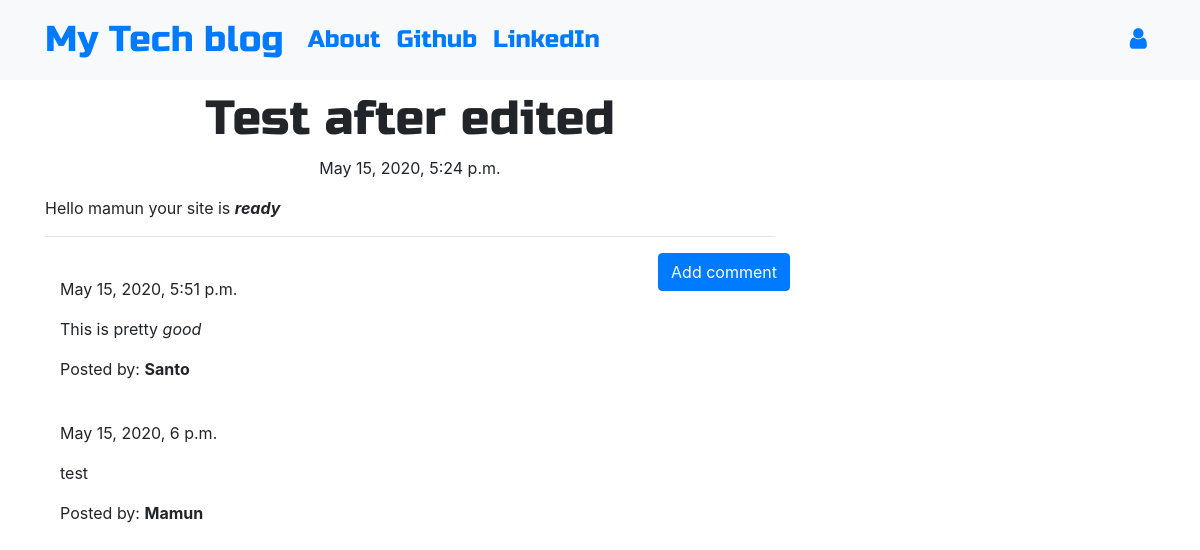
The app's page /post/4 with its own data.
### blog/models.py (models this page shows, shortened)
class Post(models.Model):
    author = models.ForeignKey('auth.User',on_delete=models.CASCADE)
    title = models.CharField(max_length=200)
    text = models.TextField()
    created_date = models.DateTimeField(default=timezone.now)
    published_date = models.DateTimeField(blank=True, null=True)

class Comment(models.Model):
    post = models.ForeignKey('blog.Post', related_name='comments',on_delete=models.CASCADE)
    author = models.CharField(max_length=200)
    text = models.TextField()
    created_date = models.DateTimeField(default=timezone.now)
    approved_comment = models.BooleanField(default=False)

### blog/views.py (the view)
# urls.py: path('post/<int:pk>', views.PostDetailView.as_view(), name='post_detail'),
class PostDetailView(DetailView):
    model = Post

### blog/templates/blog/post_detail.html (shortened to what this page needs)
{% extends 'blog/base.html' %}
{% block content %}
        <h1 class='posttitle loader'>{{ post.title }}</h1>
        {% if post.published_date %}
            <div class="date postdate">
                {{ post.published_date }}
            </div>
        {% else %}
            <a class="btn btn-outline-dark" href="{% url 'post_publish' pk=post.pk %}">Publish</a>
        {% endif %}
      <p class='postcontent' >{{ post.text|safe|linebreaksbr }}</p>
  <hr>
  <a class="btn btn-primary btn-comment" href="{% url 'add_comment_to_post' pk=post.pk %}">Add comment</a>
  <div class="container">
  {% for comment in post.comments.all %}
  <br>
      {% if user.is_authenticated or comment.approved_comment %}
              {{ comment.created_date }}
          <p>{{ comment.text|safe|linebreaks }}</p>
          <p>Posted by: <strong>{{ comment.author }}</strong></p>
      {% endif %}
  {% empty %}
      <p>No comments posted.</p>
  {% endfor %}
</div>
{% endblock %}

### blog/static/css/blog.css (style rules this page uses)
.postdate { text-align: center; }
.posttitle { font-family: 'Russo One', sans-serif; font-size: 3em; text-align: center; }
.postcontent { font-family: 'Montserrat'; font-size: 1.5em; }
.btn-comment { position: absolute; right: 0px; }
.loader { filter:hue-rotate(0deg); color: linear-gradient(45deg,#0f8,#08f); animation:hue 5000ms infinite linear; }

### records on screen
Post: title "Test after edited", published_date "May 15, 2020, 5:24 p.m.", text "Hello mamun your site is ready"
Comment: created_date "May 15, 2020, 5:51 p.m.", text "This is pretty good", author "Santo"
Comment: created_date "May 15, 2020, 6 p.m.", text "test", author "Mamun"
